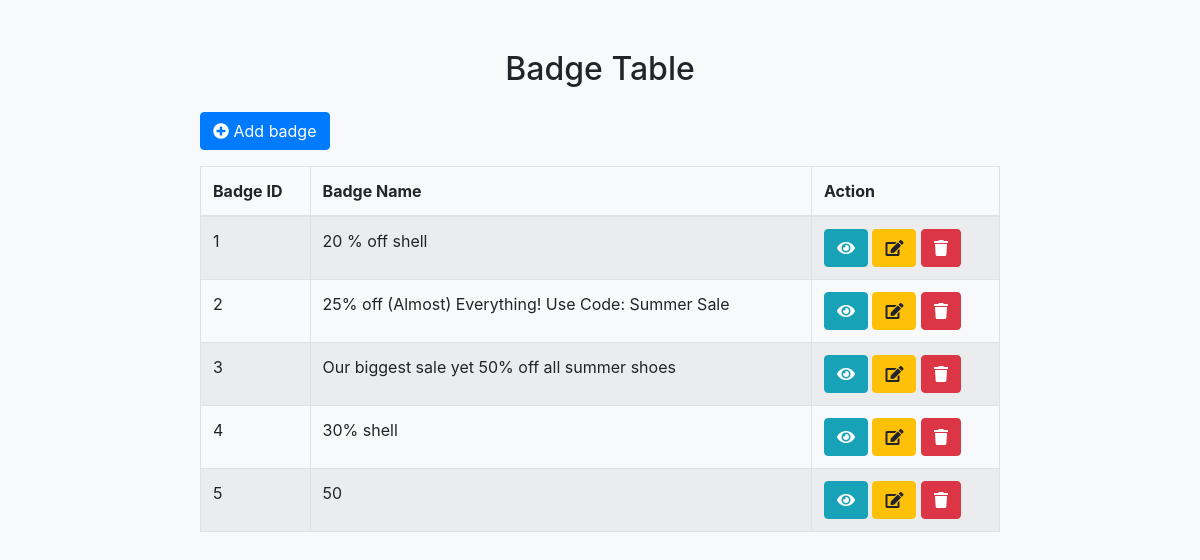
Page /badge-table/ on the earlier database version.
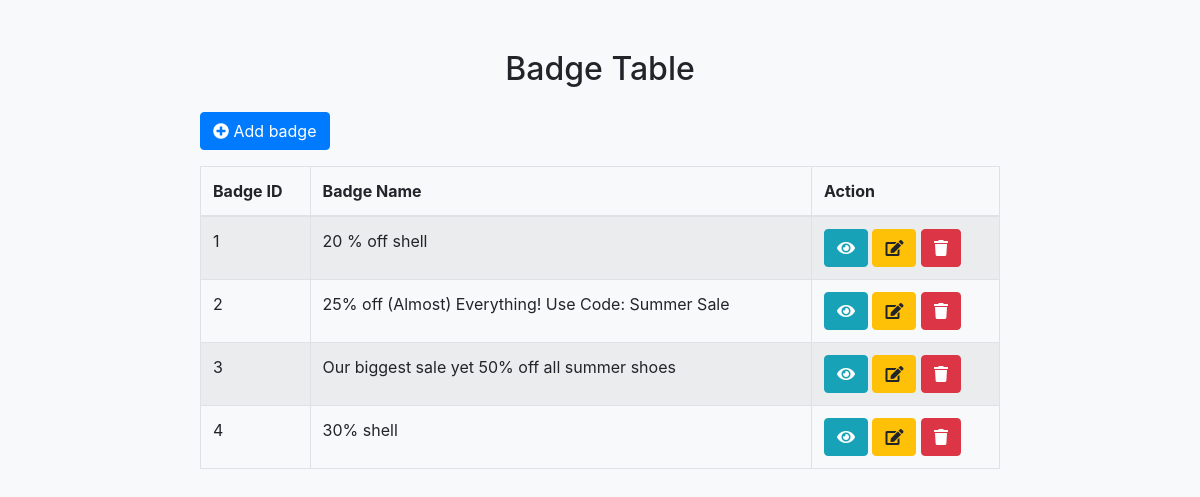
Same page on the later database version.
### footwearapp/models.py (models this page shows)
class BadgeMenu(models.Model):
    id = models.AutoField(primary_key=True)
    badge = models.CharField(max_length=300)

### footwearapp/views.py (the view)
# urls.py: path('badge-table/', views.badge_table, name='badge-table'),
def badge_table(request):
    data = BadgeMenu.objects.all()
    return render(request, 'badge_table.html', {'data': data})

### footwearapp/context_processors.py (called while the page is built)
def header_context(request):
    from .views import header
    return header(request)

### footwearapp/views.py (called while the page is built)
def header(request):
    menu_items = MenuForm.objects.all()
    data = BadgeMenu.objects.all()
    context = {'menu_items': menu_items, 'data': data}
    return context

### templates/badge_table.html (shortened to what this page needs)
<!DOCTYPE html>
<html lang="en">
<head>
    <link rel="stylesheet" href="https://cdnjs.cloudflare.com/ajax/libs/font-awesome/5.15.4/css/all.min.css">
    <link rel="stylesheet" href="https://stackpath.bootstrapcdn.com/bootstrap/4.5.2/css/bootstrap.min.css">
</head>
<body>
<div class="container">
    <div class="table-container">
        <h2 class="text-center mb-4">Badge Table</h2>
        <a href="{% url 'badge'  %}" class="btn btn-primary mb-3">
            <i class="fas fa-plus-circle"></i> Add badge
        </a>
        <form method="post">
            <table class="table table-bordered table-striped">
                <thead>
                    <tr>
                        <th>Badge ID</th>
                        <th>Badge Name</th>
                        <th>Action</th>
                    </tr>
                </thead>
                <tbody>
                    {% for i in data %}
                    <tr>
                        <td>{{ i.id }}</td>
                        <td>{{ i.badge }}</td>
                        <td>
                            <a type="button" class="btn btn-info" data-toggle="modal" data-target="#viewModal{{ i.id }}"><i class="fa fa-eye"></i></a>
                            <a href="{% url 'badge-edit' id=i.id %}" class="btn btn-warning"><i class="fas fa-edit"></i></a>
                            <a href="{% url 'badge-delete' id=i.id %}" class="btn btn-danger"><i class="fa fa-trash"></i></a>
                        </td>
                    </tr>
                    {% endfor %}
                </tbody>
            </table>
        </form>
    </div>
</div>
</body>
</html>

Differences in the rows shown:
removed BadgeMenu: id "5", badge "50"
